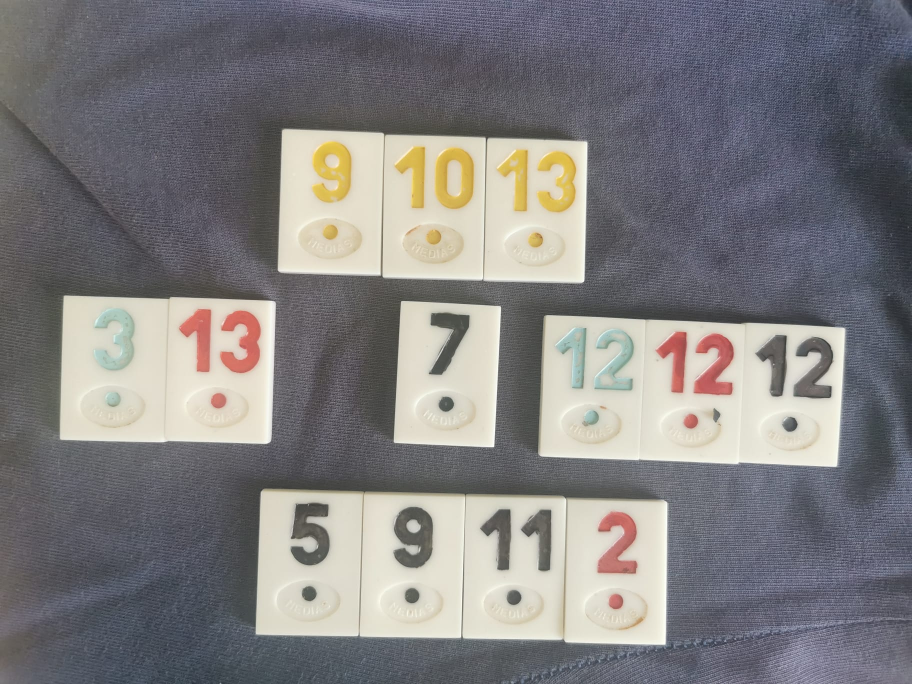
#> input picture MainApp/poze/remiacasaV2_2.jpg, 1824 x 1368 px (shown at 1/2 size)
$ python otsu.py
#> lines starting #> are read from the running program, lines starting #| are printed output that depends on the picture; after the words box and inside, x2 and y2 are one past the last pixel; in counts of white or black regions, pixels touching at a corner belong together
import cv2
import numpy as np
from matplotlib import pyplot as plt

# Load the image in grayscale
image = cv2.imread('MainApp/poze/remiacasaV2_2.jpg')
#> image is the input picture: shape (1368, 1824, 3); mean B, G, R 127.3, 126.4, 128.2
gray = cv2.cvtColor(image, cv2.COLOR_BGR2GRAY)
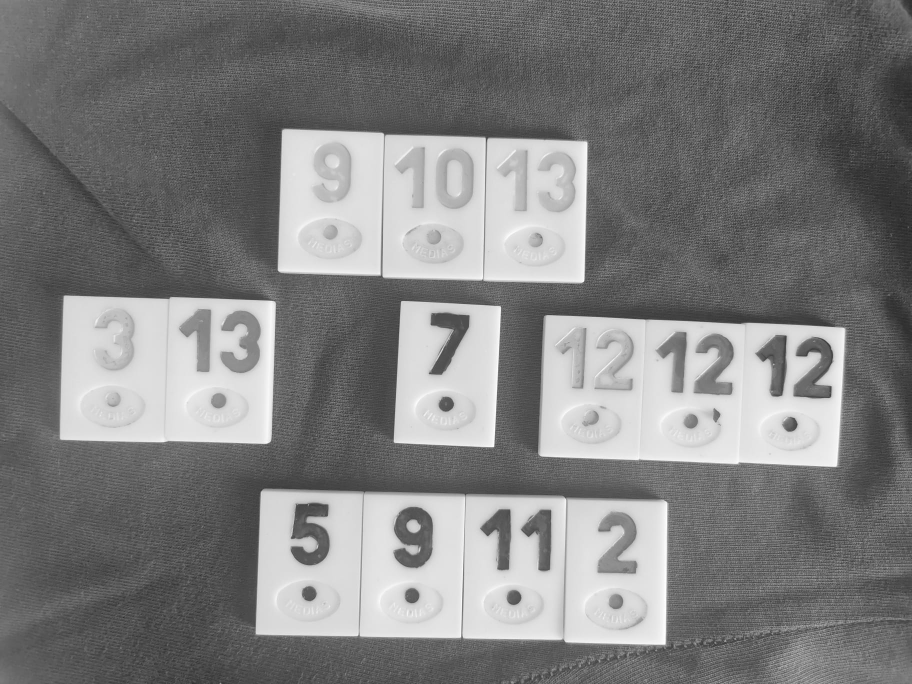
#> gray: shape (1368, 1824) (shown at 1/2 size); min 21, max 255, mean 127

async def find_rectangular_contours_with_otsu(image, target_num_rectangles):
    if target_num_rectangles == 0:
        return None

    gray = cv2.cvtColor(image, cv2.COLOR_BGR2GRAY)
    #equalized = cv2.equalizeHist(gray)
    #clahe = cv2.createCLAHE(clipLimit=2.0, tileGridSize=(20, 20))
    #cl1 = clahe.apply(equalized)
    numbers_at_positions = []  # List to keep track of numbers found at each position
    tasks = []

    # Apply Gaussian blur
    blurred = cv2.GaussianBlur(gray, (5, 5), 0)

    # Apply Otsu's thresholding
    ret, otsu_thresh = cv2.threshold(blurred, 0, 255, cv2.THRESH_BINARY + cv2.THRESH_OTSU)
    median = cv2.medianBlur(otsu_thresh, 7)
    cv2.imshow("Median_Otsu", median)
    cv2.waitKey(0)
    contours, _ = cv2.findContours(median, cv2.RETR_LIST, cv2.CHAIN_APPROX_TC89_KCOS)

    filtered_contours = [cnt for cnt in contours if 5000 < cv2.contourArea(cnt) < (image.shape[1] * image.shape[0]) / 2]
    rectangular_contours = []
    heights = []
    for cnt in filtered_contours:
        epsilon = 0.02 * cv2.arcLength(cnt, True)
        approx = cv2.approxPolyDP(cnt, epsilon, True)
        if len(approx) == 4:  # Ensure the contour is rectangular
            x, y, w, h = cv2.boundingRect(approx)
            heights.append(h)
            rectangular_contours.append(cnt)

    # Sort rectangular contours based on area and select the top 10
    if len(rectangular_contours) <= target_num_rectangles:
        return None  # Return None if the count doesn't match the target

    # Check if all heights are approximately the same
    height_threshold = 200  # You can adjust this threshold as needed
    if max(heights) - min(heights) >= height_threshold:
        return None  # Return None if rectangles do not have approximately the same height


    for thresh_adaptive_parameter in range(51, 121, 20):
        thresh_adaptive = cv2.adaptiveThreshold(gray, 255, cv2.ADAPTIVE_THRESH_GAUSSIAN_C,
                                                cv2.THRESH_BINARY, thresh_adaptive_parameter, 2)
        blurred_adaptive = cv2.GaussianBlur(thresh_adaptive, (3, 3), 0)
        median_adaptive = cv2.medianBlur(blurred_adaptive, 3)
        tasks.append(asyncio.create_task(
            process_divisions_async(rectangular_contours, image, median_adaptive,
                                    numbers_at_positions, logger)))

    # Wait for all tasks to complete
    await asyncio.gather(*tasks)

    # Filter out current_run_numbers that are longer or shorter than the mode length
    if numbers_at_positions:
        lengths = [len(numbers) for numbers in numbers_at_positions]
        mode_length = Counter(lengths).most_common(1)[0][0]
        filtered_numbers_at_positions = [numbers for numbers in numbers_at_positions if len(numbers) == mode_length]

        # Determine the most predominant pair of number and color at each position
        positions_length = max(len(numbers) for numbers in filtered_numbers_at_positions)
        predominant_pairs = []

        for position in range(positions_length):
            pair_count_dict = {}

            for numbers in filtered_numbers_at_positions:
                if position < len(numbers):
                    pair = tuple(numbers[position])  # (number, color) as a tuple
                    if pair[0] != "Jolly":  # Exclude pairs with "Jolly" in the number section
                        if pair in pair_count_dict:
                            pair_count_dict[pair] += 1
                        else:
                            pair_count_dict[pair] = 1

            if pair_count_dict:
                predominant_pair = max(pair_count_dict, key=pair_count_dict.get)
                predominant_pairs.append(predominant_pair)
            else:
                predominant_pairs.append(("Jolly", None))  # Default pair if no valid pairs found

        return predominant_pairs

# Apply Gaussian blur
blurred = cv2.GaussianBlur(gray, (5, 5), 0)

# Apply Otsu's thresholding
ret, otsu_thresh = cv2.threshold(blurred, 0, 255, cv2.THRESH_BINARY + cv2.THRESH_OTSU)
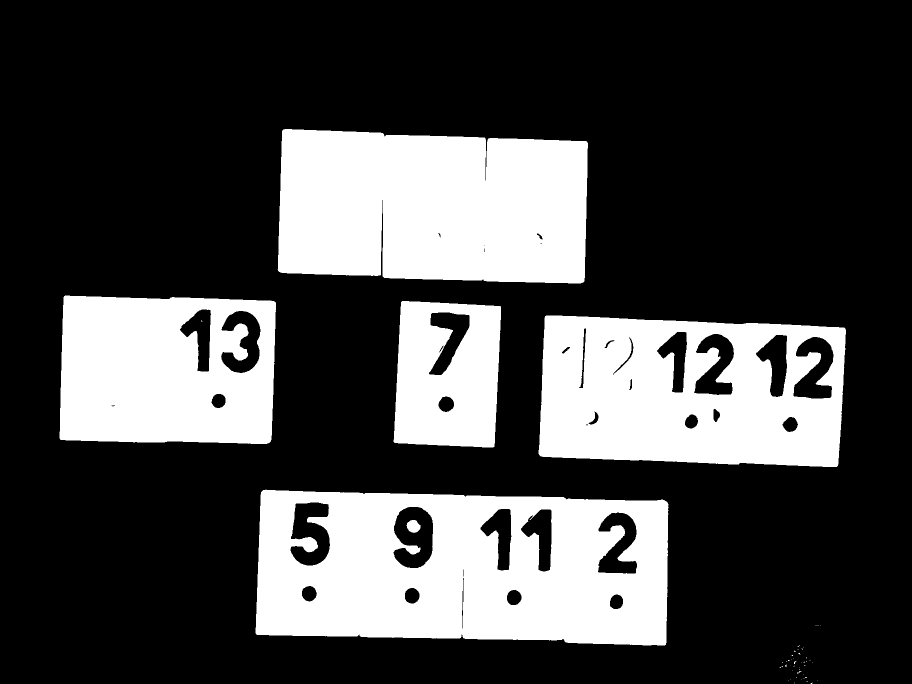
#> otsu_thresh: shape (1368, 1824) (shown at 1/2 size); 27.8% white; 49 white regions (43 under 20 px), largest, box (x1, y1, x2, y2) and area: (511, 979, 1337, 1291) 205459, (555, 258, 1176, 567) 175238, (1077, 631, 1692, 934) 147898, (119, 591, 552, 888) 112594, (787, 602, 1002, 895) 51709, (813, 1040, 841, 1066) 529
#> ret = 154

# Display the result
plt.figure(figsize=(10,5))
plt.subplot(1, 2, 1)
plt.imshow(image, cmap='gray')
plt.title('Original Image')
plt.axis('off')

plt.subplot(1, 2, 2)
plt.imshow(otsu_thresh, cmap='gray')
plt.title("Otsu's Thresholding")
plt.axis('off')

plt.show()
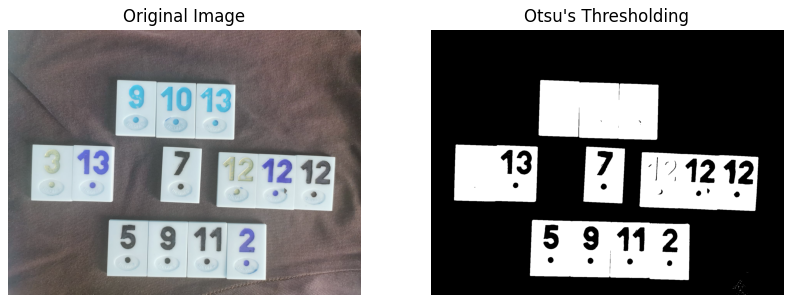
#> figure drawn by matplotlib, 2 panels; B, G, R data is drawn as R, G, B

$ run again, with MainApp/poze/remiacasaV2_3.jpg copied over MainApp/poze/remiacasaV2_2.jpg
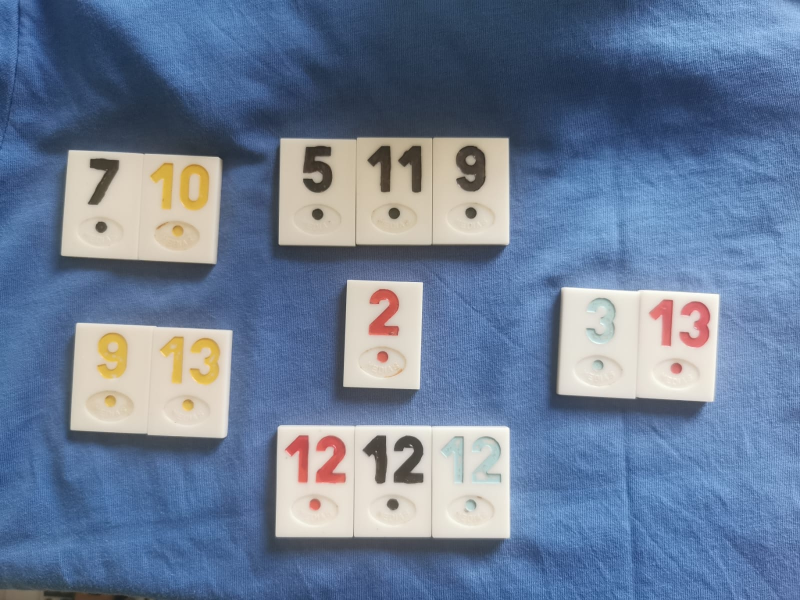
#> input picture MainApp/poze/remiacasaV2_3.jpg, 1600 x 1200 px (shown at 1/2 size)
#> image is the input picture: shape (1200, 1600, 3); mean B, G, R 151.5, 125.3, 107.8
#> `ret, otsu_thresh = cv2.threshold(blurred, 0, 255, cv2.THRESH_BINARY + ..`:
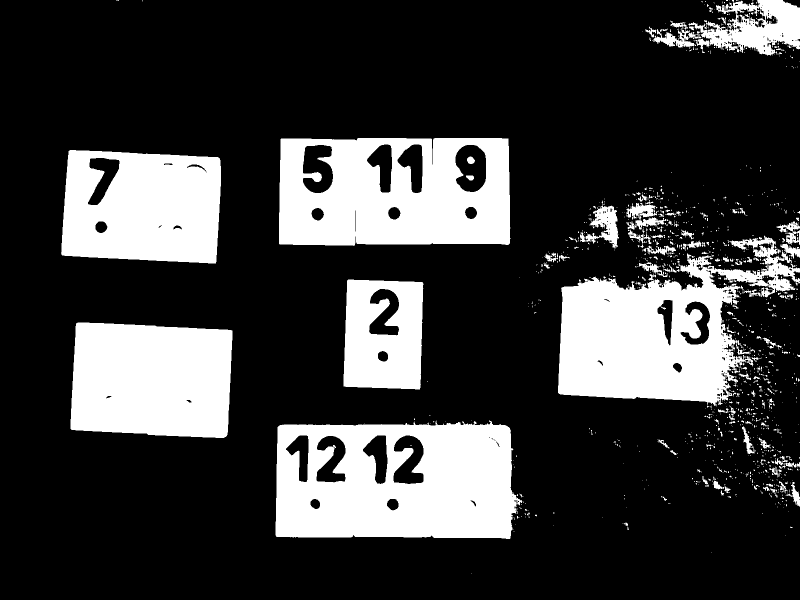
#> otsu_thresh: shape (1200, 1600) (shown at 1/2 size); 23.6% white; 1146 white regions (1008 under 20 px), largest, box (x1, y1, x2, y2) and area: (551, 841, 1044, 1078) 93897, (1116, 471, 1600, 812) 83314, (558, 276, 1021, 492) 81477
#> ret = 150
#> `plt.show()`:
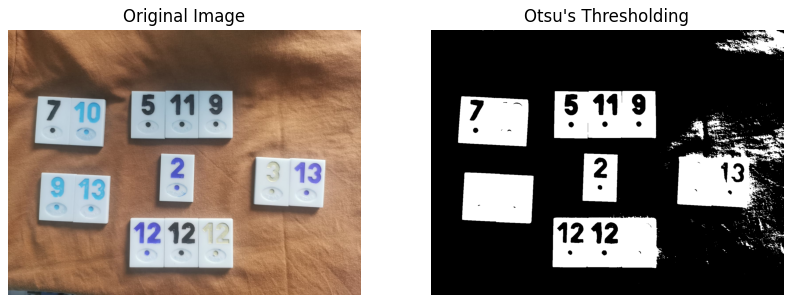
#> figure drawn by matplotlib, 2 panels; B, G, R data is drawn as R, G, B
